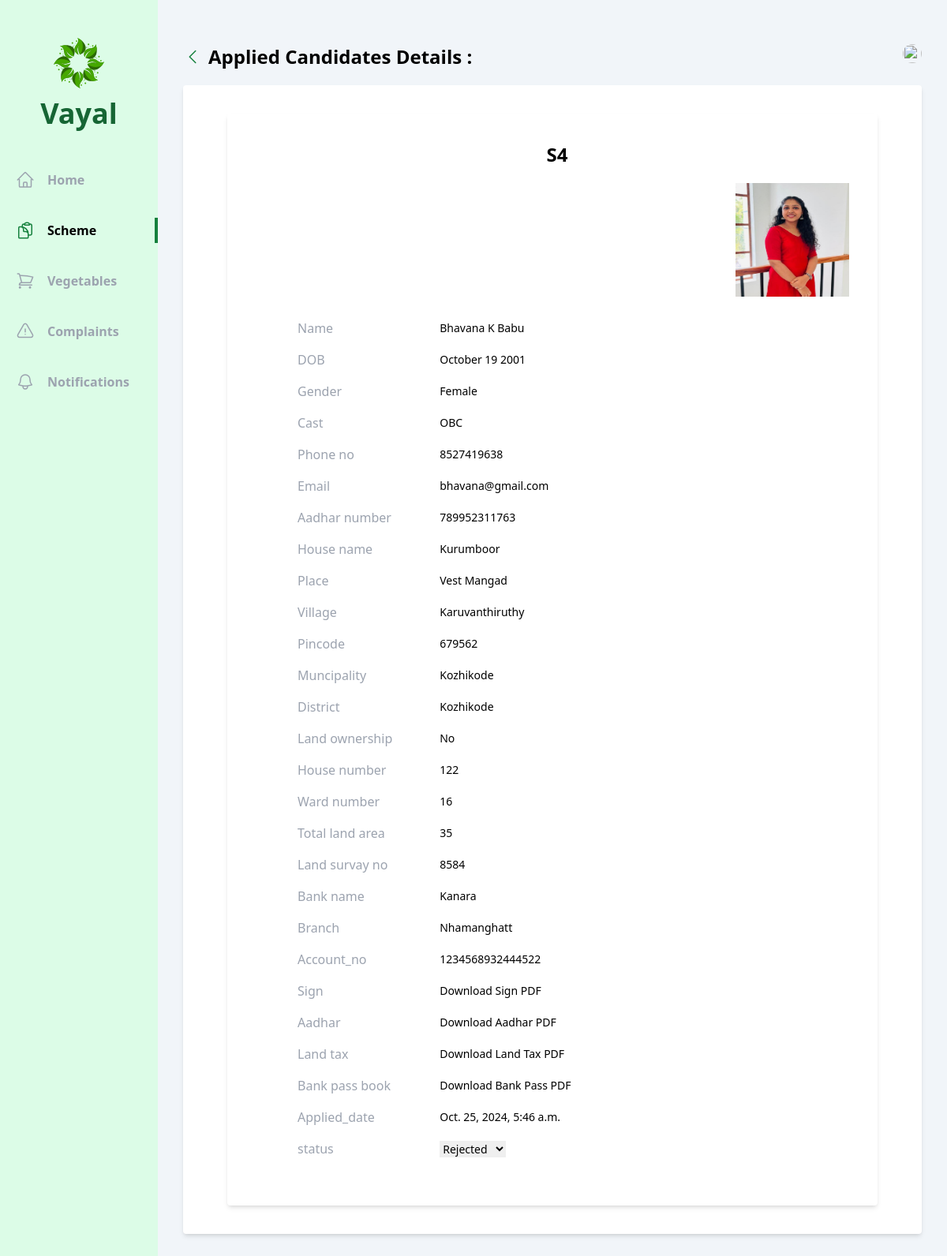
Page /officer/user_details/4/3/ on the committed database.
### officer/models.py (models this page shows, shortened)
class SchemeApplication(models.Model):
    scheme=models.ForeignKey(Scheme, on_delete=models.CASCADE)
    vayal_user = models.ForeignKey(Vayal_User, on_delete=models.CASCADE)
    benefiting=models.CharField(max_length=50,choices= benefiting)
    house_number= models.CharField(max_length=250)
    ward_number= models.CharField(max_length=250)
    total_land_area = models.CharField(max_length=255)
    land_survay_no= models.CharField(max_length=5)
    bank_name=models.CharField(max_length=255)
    branch=models.CharField(max_length=255)
    account_no=models.CharField(max_length=19)
    sign=models.ImageField(upload_to='sign/')
    aadhar=models.ImageField(upload_to='aadhar/')
    land_tax=models.ImageField(upload_to='land_tax/')
    bank_pass=models.ImageField(upload_to='bank_pass/')
    applied_date=models.DateTimeField(auto_now_add=True)
    status = models.CharField(max_length=50, choices=scheme_status, default='Pending')

class Scheme(models.Model):
    name=models.CharField(max_length=250)
    type=models.CharField(max_length=50,choices=schem_type)
    description=models.CharField(max_length=250)
    criteria=models.CharField(max_length=250)
    start_date=models.DateTimeField(auto_now_add=True)
    end_date=models.DateField()

### vayal_user/models.py (models this page shows, shortened)
class Vayal_User(models.Model):
    account = models.OneToOneField(User, on_delete=models.CASCADE)
    name=models.CharField(max_length=225)
    dob=models.DateField()
    gender= models.CharField(max_length=20, choices=gender)
    phone_number = models.CharField(max_length=10)
    aadhar_number= models.CharField(max_length=12)
    cast=models.CharField(max_length=20, choices=cast)
    house_name=models.CharField(max_length=225)
    place=models.CharField(max_length=225)
    village=models.CharField(max_length=225)
    pincode = models.CharField(max_length=6)
    muncipality=models.CharField(max_length=225,default="Kozhikode")
    district=models.CharField(max_length=225,default="Kozhikode")
    land_ownership=models.CharField(max_length=20, choices=land)
    photo=models.ImageField(upload_to='photos/')
    vegetable_permission_applied=models.CharField(max_length=225,default="False")
    vegetable_permission=models.CharField(max_length=225, choices=vegetable_permission_status,default="Pending")

### officer/views/scheme_application.py (the view)
# urls.py: path('user_details/<int:application_id>/<int:vayal_user_id>/',scheme_application.user_details, name='applied_user_details'),
def user_details(request,application_id,vayal_user_id):
    scheme_application = SchemeApplication.objects.get(id=application_id, vayal_user_id=vayal_user_id)
    return render(request, 'officer/scheme_application/user_details.html', {'scheme_application': scheme_application})

### officer/templates/officer/scheme_application/user_details.html (shortened to what this page needs)
{% extends 'base.html' %}
{% load tailwind_filters %}
{% block content %}
<div class="flex  bg-slate-100">
    <div class="w-2/12 bg-green-100 flex flex-col items-center pb-10">
        <div class="my-12 flex flex-col gap-3 justify-center items-center">
            <h1 class="text-4xl font-bold text-green-800 ">Vayal</h1>
        </div>
        <ul class="flex flex-col gap-8 w-full font-bold text-gray-400">
          <li class="w-full flex items-center px-5 py-1 gap-4 group hover:text-gray-500 cursor-pointer hover:border-green-700 hover:border-r-4">
            <a href="{% url 'officer:home' %}">Home</a>
        </li>
              <li class="w-full flex items-center px-5 py-1 gap-4 border-r-4 text-black border-green-700">
                <a href="{% url 'officer:schemes' %}">Scheme</a>
            </li>
            <li class="w-full flex items-center px-5 py-1 gap-4 group hover:text-gray-500 cursor-pointer hover:border-green-700 hover:border-r-4">
              <a href="{% url 'officer:vegetables' %}">Vegetables</a>
          </li>
          <li class="w-full flex items-center px-5 py-1 gap-4 group hover:text-gray-500 cursor-pointer hover:border-green-700 hover:border-r-4">
              <a href="{% url 'officer:complaints' %}">Complaints</a>
          </li>
          <li class="w-full flex items-center px-5 py-1 gap-4 group hover:text-gray-500 cursor-pointer hover:border-green-700 hover:border-r-4">
              <a href="{% url 'officer:notifications' %}">Notifications</a>
          </li>
        </ul>
      </div>
    <div class="w-10/12 h-screen overflow-y-auto px-8 py-14">
      <div class="flex justify-between mb-5">
        <div class="flex items-center gap-2">
            <a class="text-green-700" href="{% url 'officer:applied_users' scheme_application.scheme.id %}">
                <svg xmlns="http://www.w3.org/2000/svg" fill="none" viewBox="0 0 24 24" stroke-width="1.5" stroke="currentColor" class="w-6 h-6">
                    <path stroke-linecap="round" stroke-linejoin="round" d="M15.75 19.5L8.25 12l7.5-7.5" />
                </svg>
            </a>
            <h1 class="text-2xl font-bold">Applied Candidates Details :
            </h1>
        </div>
            <div class="relative">
              <img id="profile" src="/uploads/{{vayal_user.image}}" class="h-6 w-6 rounded-full cursor-pointer" alt="">
            </div>
        </div>
        <div class="bg-white rounded shadow-md p-9 ">
            <div  class="border-none rounded-lg pr-5 pl-5">
                <div class="bg-white rounded shadow-md p-9 pl-12 ">
                    <h1 class="text-2xl font-bold text-center">{{scheme_application.scheme.name}}</h1>
                    <div class="flex flex-row-reverse items-start gap-6">
                        <img class="  h-36 w-36  my-5" src="/uploads/{{scheme_application.vayal_user.photo}}" alt="">
                    </div>
            <div class="border-none rounded-lg ">
            <table class="table-auto text-sm text-left mb-4 ml-10">
                <tr>
                    <th scope="col" class="text-gray-400 font-medium pr-8 py-2 text-base">Name</th>
                    <td scope="col" class="px-12 py-2">{{  scheme_application.vayal_user.name}}</td>
                </tr>
                <tr>
                    <th scope="col" class="text-gray-400 font-medium pr-3 py-2 text-base">DOB</th>
                    <td scope="col" class="px-12 py-2">{{  scheme_application.vayal_user.dob | date:"F d Y" }}</td>
                </tr>
                <tr>
                    <th scope="col" class="text-gray-400 font-medium pr-3 py-2 text-base">Gender</th>
                    <td scope="col" class="px-12 py-2">{{  scheme_application.vayal_user.gender }}</td>
                </tr>
                <tr>
                    <th scope="col" class="text-gray-400 font-medium pr-3 py-2 text-base">Cast</th>
                    <td scope="col" class="px-12 py-2">{{ scheme_application.vayal_user.cast }}</td>
                </tr>
                <tr>
                    <th scope="col" class="text-gray-400 font-medium pr-3 py-2 text-base">Phone no</th>
                    <td scope="col" class="px-12 py-2">{{  scheme_application.vayal_user.phone_number }}</td>
                </tr>
                <tr>
                    <th scope="col" class="text-gray-400 font-medium pr-3 py-2 text-base">Email</th>
                    <td scope="col" class="px-12 py-2">{{  scheme_application.vayal_user.account.email }}</td>
                </tr>
                <tr>
                    <th scope="col" class="text-gray-400 font-medium pr-3 py-2 text-base">Aadhar number</th>
                    <td scope="col" class="px-12 py-2">{{ scheme_application.vayal_user.aadhar_number }}</td>
                </tr>
                <tr>
                    <th scope="col" class="text-gray-400 font-medium pr-3 py-2 text-base">House name</th>
                    <td scope="col" class="px-12 py-2">{{ scheme_application.vayal_user.house_name }}</td>
                </tr>
                <tr>
                    <th scope="col" class="text-gray-400 font-medium pr-3 py-2 text-base">Place</th>
                    <td scope="col" class="px-12 py-2">{{ scheme_application.vayal_user.place }}</td>
                </tr>
                <tr>
                    <th scope="col" class="text-gray-400 font-medium pr-3 py-2 text-base">Village</th>
                    <td scope="col" class="px-12 py-2">{{ scheme_application.vayal_user.village }}</td>
                </tr>
                <tr>
                    <th scope="col" class="text-gray-400 font-medium pr-3 py-2 text-base">Pincode</th>
                    <td scope="col" class="px-12 py-2">{{ scheme_application.vayal_user.pincode }}</td>
                </tr>
                <tr>
                    <th scope="col" class="text-gray-400 font-medium pr-3 py-2 text-base">Muncipality</th>
                    <td scope="col" class="px-12 py-2">{{ scheme_application.vayal_user.muncipality}}</td>
                </tr>
                <tr>
                    <th scope="col" class="text-gray-400 font-medium pr-3 py-2 text-base">District</th>
                    <td scope="col" class="px-12 py-2">{{scheme_application.vayal_user.district }}</td>
                </tr>
                <tr>
                    <th scope="col" class="text-gray-400 font-medium pr-3 py-2 text-base">Land ownership</th>
                    <td scope="col" class="px-12 py-2">{{ scheme_application.benefiting }}</td>
                </tr>
                <tr>
                    <th scope="col" class="text-gray-400 font-medium pr-3 py-2 text-base">House number</th>
                    <td scope="col" class="px-12 py-2">{{ scheme_application.house_number }}</td>
                </tr>
                <tr>
                    <th scope="col" class="text-gray-400 font-medium pr-3 py-2 text-base">Ward number </th>
                    <td scope="col" class="px-12 py-2">{{ scheme_application.ward_number }}</td>
                </tr>
                <tr>
                    <th scope="col" class="text-gray-400 font-medium pr-3 py-2 text-base">Total land area</th>
                    <td scope="col" class="px-12 py-2">{{ scheme_application.total_land_area }}</td>
                </tr>
                <tr>
                    <th scope="col" class="text-gray-400 font-medium pr-3 py-2 text-base">Land survay no</th>
                    <td scope="col" class="px-12 py-2">{{ scheme_application.land_survay_no}}</td>
                </tr>
                <tr>
                    <th scope="col" class="text-gray-400 font-medium pr-3 py-2 text-base">Bank name</th>
                    <td scope="col" class="px-12 py-2">{{ scheme_application.bank_name }}</td>
                </tr>
                <tr>
                    <th scope="col" class="text-gray-400 font-medium pr-3 py-2 text-base">Branch</th>
                    <td scope="col" class="px-12 py-2">{{ scheme_application.branch }}</td>
                </tr>
                <tr>
                    <th scope="col" class="text-gray-400 font-medium pr-3 py-2 text-base">Account_no</th>
                    <td scope="col" class="px-12 py-2">{{ scheme_application.account_no }}</td>
                </tr>
                <tr>
                    <th scope="col" class="text-gray-400 font-medium pr-3 py-2 text-base">Sign</th>
                    <td scope="col" class="px-12 py-2"><a href="{{ scheme_application.sign.url }}" download>Download Sign PDF</a></td>
                </tr>
                <tr>
                    <th scope="col" class="text-gray-400 font-medium pr-3 py-2 text-base">Aadhar</th>
                    <td scope="col" class="px-12 py-2"><a href="{{ scheme_application.aadhar.url }}" download>Download Aadhar PDF</a></td>
                </tr>
                <tr>
                    <th scope="col" class="text-gray-400 font-medium pr-3 py-2 text-base">Land tax</th>
                    <td scope="col" class="px-12 py-2"><a href="{{ scheme_application.land_tax.url }}" download>Download Land Tax PDF</a></td>
                </tr>
                <tr>
                    <th scope="col" class="text-gray-400 font-medium pr-3 py-2 text-base">Bank pass book</th>
                    <td scope="col" class="px-12 py-2"><a href="{{ scheme_application.bank_pass.url }}" download>Download Bank Pass PDF</a></td>
                </tr>
                <tr>
                    <th scope="col" class="text-gray-400 font-medium pr-3 py-2 text-base">Applied_date</th>
                    <td scope="col" class="px-12 py-2">{{ scheme_application.applied_date}}</td>
                </tr>
                <tr>
                    <th scope="col" class="text-gray-400 font-medium pr-3 py-2 text-base">status</th>
                    <td scope="col" class="px-12 py-2">
                            <form method="post" action="{% url 'officer:update_applied_users_status'  scheme_application.id scheme_application.vayal_user.id %}">
                                <select name="status" onchange="this.form.submit()">
                                    <option value="Rejected" {% if scheme_application.status == 'Rejected' %}selected{% endif %}>Rejected</option>
                                </select>
                            </form>
                    </td>
                </tr>
            </table>
        </div>
    </div>
    </div>
</div>
{% endblock content %}

### rows in the picture
SchemeApplication: scheme.name "S4", vayal_user.photo (picture), vayal_user.name "Bhavana K Babu", vayal_user.dob "October 19 2001", vayal_user.gender "Female", vayal_user.cast "OBC", vayal_user.phone_number "8527419638", vayal_user.account.email "bhavana@gmail.com", vayal_user.aadhar_number "789952311763", vayal_user.house_name "Kurumboor", vayal_user.place "Vest Mangad", vayal_user.village "Karuvanthiruthy", vayal_user.pincode "679562", vayal_user.muncipality "Kozhikode", vayal_user.district "Kozhikode", benefiting "No", house_number "122", ward_number "16", total_land_area "35", land_survay_no "8584", bank_name "Kanara", branch "Nhamanghatt", account_no "1234568932444522", applied_date "Oct. 25, 2024, 5:46 a.m.", status "Rejected"
